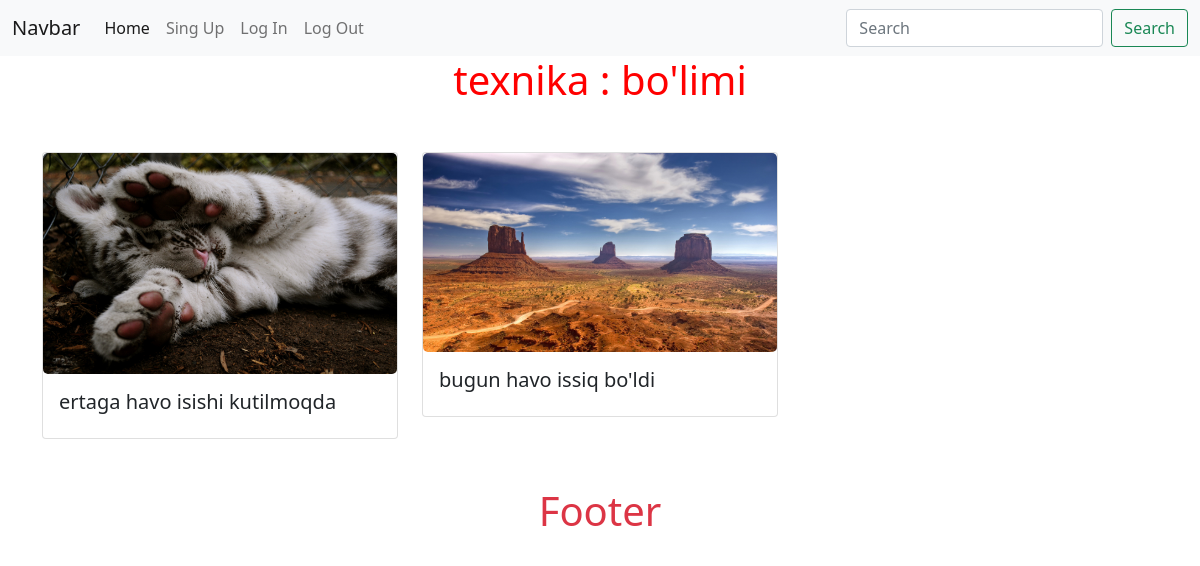
Screenshot of /category/texnika/ with the database file from the repository.
### ozodapp/models.py (models this page shows, shortened)
class Category(models.Model):
    title = models.CharField('Sarlavha',max_length=255,db_index=True)
    slug = models.SlugField('manzil',unique=True)
    date = models.DateTimeField('Vaqt',default=timezone.now)
    class Meta:
        verbose_name = 'Category'
        verbose_name_plural = 'Categories'
    def __str__(self):
            return self.title

class Post(models.Model):
    title = models.CharField('Sarlavha', max_length=255,db_index=True)
    image = models.ImageField('Rasm')
    info = models.TextField('Izoh')
    slug = models.SlugField('manzil',unique=True)
    popular = models.IntegerField('ko\'rganlar soni',default=0)
    date = models.DateTimeField('Vaqt',default=timezone.now)
    category = models.ForeignKey(Category,on_delete=models.CASCADE,null=True,related_name='category_set')
    class Meta:
        verbose_name = 'Post'
        verbose_name_plural = 'Postlar'
    def get_absolute_url(self):
        return reverse('post_detail_url',kwargs={'slug':self.slug})

### ozodapp/views.py (the view)
# urls.py: path('category/<slug:slug>/',views.category_detail,name='category_detail_url'),
def category_detail(request,slug):
    category_detail = Category.objects.get(slug=slug)
    category = category_detail.category_set.order_by('-date')
    context = {
        'category_detail':category_detail,
        'category':category
    }
    return render(request,'ozodapp/category_detail.html',context)

### ozodapp/templates/ozodapp/category_detail.html
{% extends 'ozodapp/base.html' %}
{% load static %}
{% block content %}
<div class="container">
    <h1>{{category_detail}} : bo'limi</h1>
    <div class="row my-5">
        {% for item in category %}
        <div class="col-lg-4">
            <div class="card" style="width: 100%;">
                <a href="{{item.get_absolute_url}}">
                    <img src="{{ item.image.url }}" style="margin: 0px; border-radius: 5px;" class="card-img-top"
                        alt="...">
                </a>
                <div class="card-body">
                    <h5 class="card-title">{{item.title}}</h5>
                </div>
            </div>
        </div>
        {% endfor %}
    </div>
</div>
{% endblock %}

### static/ui/style.css (style rules this page uses)
h1 { color: red; text-align: center; }
img { width: 85%; height: 70%; border-radius: 20px; margin: 10px 8%; }

### rows the page displays
Category: title "texnika"
Post: image (picture), title "ertaga havo isishi kutilmoqda"
Post: image (picture), title "bugun havo issiq bo'ldi"
